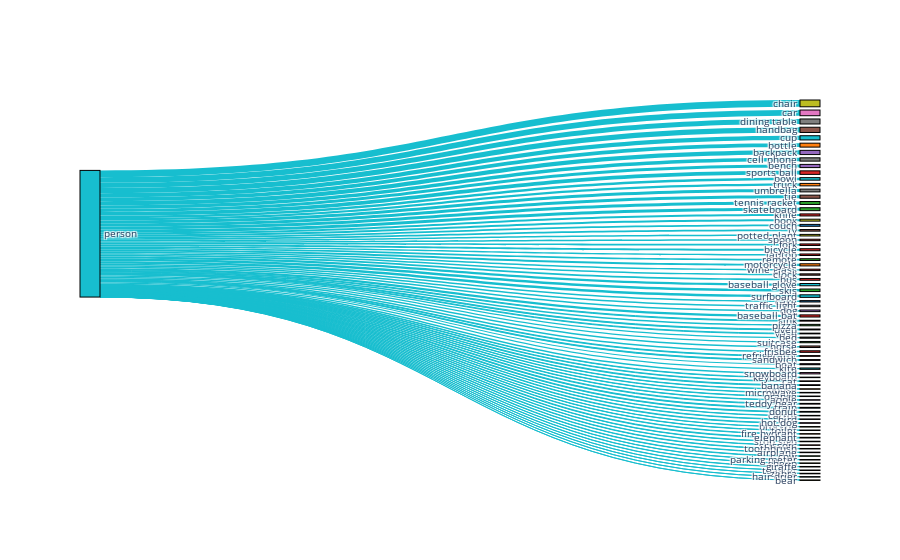

The notebook cell this image was saved under:
### Code cell
labels = (df_occ_couples
 .sum()
 .sort_values(ascending=False)
 .index
)

X, Y = labels[0:1], labels[1:]
sankey_df = pd.DataFrame(columns=["x", "y", "nb_occ"])
for x, y in itertools.product(X, Y):
    sankey_df= sankey_df.append({"x":x, "y":y, "nb_occ":df_occ_couples[x][y]}, ignore_index=True)

all_nodes = sankey_df.x.values.tolist() + sankey_df.y.values.tolist()
source_indices = [all_nodes.index(x) for x in sankey_df.x]
target_indices = [all_nodes.index(y) for y in sankey_df.y]

colors = pex.colors.qualitative.D3

node_colors_mappings = dict([(node,np.random.choice(colors)) for node in all_nodes])
node_colors = [node_colors_mappings[node] for node in all_nodes]
edge_colors = [node_colors_mappings[node] for node in sankey_df.x]

fig = go.Figure(data=[go.Sankey(
    node = dict(
      pad = 20,
      thickness = 20,
      line = dict(color = "black", width = 1.0),
      label =  all_nodes,
      color =  node_colors,
    ),

    link = dict(
      source =  source_indices,
      target =  target_indices,
      value =  sankey_df.nb_occ,
      color = edge_colors,
))])

fig.update_layout(
                  height=1000,
                  font_size=10)

### Figure 1 — Plotly figure (JSON) as saved in the notebook; plotly's stock layout.template omitted (floating-point values rounded to 4 significant figures; data arrays with more than 128 entries replaced by an {"elided": "..."} marker saying what was removed)
{"data": [{"link": {"color": ["#17BECF", "#17BECF", "#17BECF", "#17BECF", "#17BECF", "#17BECF", "#17BECF", "#17BECF", "#17BECF", "#17BECF", "#17BECF", "#17BECF", "#17BECF", "#17BECF", "#17BECF", "#17BECF", "#17BECF", "#17BECF", "#17BECF", "#17BECF", "#17BECF", "#17BECF", "#17BECF", "#17BECF", "#17BECF", "#17BECF", "#17BECF", "#17BECF", "#17BECF", "#17BECF", "#17BECF", "#17BECF", "#17BECF", "#17BECF", "#17BECF", "#17BECF", "#17BECF", "#17BECF", "#17BECF", "#17BECF", "#17BECF", "#17BECF", "#17BECF", "#17BECF", "#17BECF", "#17BECF", "#17BECF", "#17BECF", "#17BECF", "#17BECF", "#17BECF", "#17BECF", "#17BECF", "#17BECF", "#17BECF", "#17BECF", "#17BECF", "#17BECF", "#17BECF", "#17BECF", "#17BECF", "#17BECF", "#17BECF", "#17BECF", "#17BECF", "#17BECF", "#17BECF", "#17BECF", "#17BECF", "#17BECF", "#17BECF", "#17BECF", "#17BECF", "#17BECF", "#17BECF", "#17BECF", "#17BECF", "#17BECF", "#17BECF"], "source": [0, 0, 0, 0, 0, 0, 0, 0, 0, 0, 0, 0, 0, 0, 0, 0, 0, 0, 0, 0, 0, 0, 0, 0, 0, 0, 0, 0, 0, 0, 0, 0, 0, 0, 0, 0, 0, 0, 0, 0, 0, 0, 0, 0, 0, 0, 0, 0, 0, 0, 0, 0, 0, 0, 0, 0, 0, 0, 0, 0, 0, 0, 0, 0, 0, 0, 0, 0, 0, 0, 0, 0, 0, 0, 0, 0, 0, 0, 0], "target": [79, 80, 81, 82, 83, 84, 85, 86, 87, 88, 89, 90, 91, 92, 93, 94, 95, 96, 97, 98, 99, 100, 101, 102, 103, 104, 105, 106, 107, 108, 109, 110, 111, 112, 113, 114, 115, 116, 117, 118, 119, 120, 121, 122, 123, 124, 125, 126, 127, 128, 129, 130, 131, 132, 133, 134, 135, 136, 137, 138, 139, 140, 141, 142, 143, 144, 145, 146, 147, 148, 149, 150, 151, 152, 153, 154, 155, 156, 157], "value": [8105, 5988, 5004, 4692, 3002, 6785, 6271, 2315, 2446, 5028, 1929, 1885, 1744, 2271, 1829, 3967, 2936, 1015, 3836, 1790, 1717, 841, 1058, 3320, 2132, 1626, 4235, 1645, 2412, 1773, 882, 1686, 3728, 2154, 1972, 1016, 591, 1311, 2569, 465, 692, 485, 3518, 1511, 2693, 2562, 3519, 949, 494, 519, 376, 273, 3043, 1255, 3050, 1855, 860, 412, 965, 599, 860, 1868, 719, 1617, 544, 469, 400, 1574, 562, 463, 525, 788, 244, 48, 330, 345, 77, 102, 73]}, "node": {"color": {"elided": "158 str values"}, "label": {"elided": "158 str values"}, "line": {"color": "black", "width": 1}, "pad": 20, "thickness": 20}, "type": "sankey"}], "layout": {"autosize": true, "font": {"size": 10}}}
